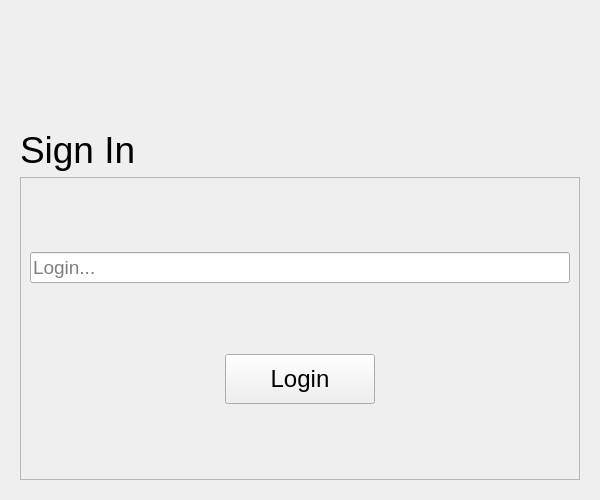
<?xml version="1.0" encoding="UTF-8"?>
<ui version="4.0">
 <class>Login</class>
 <widget class="QWidget" name="Login">
  <property name="geometry">
   <rect>
    <x>0</x>
    <y>0</y>
    <width>600</width>
    <height>500</height>
   </rect>
  </property>
  <property name="sizePolicy">
   <sizepolicy hsizetype="Fixed" vsizetype="Fixed">
    <horstretch>0</horstretch>
    <verstretch>0</verstretch>
   </sizepolicy>
  </property>
  <layout class="QGridLayout" name="gridLayout">
   <item row="0" column="0">
    <widget class="QWidget" name="widget" native="true">
     <property name="maximumSize">
      <size>
       <width>600</width>
       <height>500</height>
      </size>
     </property>
     <layout class="QVBoxLayout" name="verticalLayout_3">
      <item>
       <widget class="QLabel" name="loginLabel">
        <property name="sizePolicy">
         <sizepolicy hsizetype="Preferred" vsizetype="Preferred">
          <horstretch>0</horstretch>
          <verstretch>1</verstretch>
         </sizepolicy>
        </property>
        <property name="font">
         <font>
          <pointsize>28</pointsize>
         </font>
        </property>
        <property name="text">
         <string>Sign In</string>
        </property>
        <property name="alignment">
         <set>Qt::AlignmentFlag::AlignBottom|Qt::AlignmentFlag::AlignLeading|Qt::AlignmentFlag::AlignLeft</set>
        </property>
        <property name="margin">
         <number>25</number>
        </property>
        <property name="role" stdset="0">
         <string notr="true">title</string>
        </property>
       </widget>
      </item>
      <item>
       <widget class="QFrame" name="loginFrame">
        <property name="sizePolicy">
         <sizepolicy hsizetype="Preferred" vsizetype="Preferred">
          <horstretch>0</horstretch>
          <verstretch>2</verstretch>
         </sizepolicy>
        </property>
        <property name="frameShape">
         <enum>QFrame::Shape::StyledPanel</enum>
        </property>
        <property name="frameShadow">
         <enum>QFrame::Shadow::Raised</enum>
        </property>
        <property name="card" stdset="0">
         <bool>true</bool>
        </property>
        <layout class="QVBoxLayout" name="verticalLayout_2">
         <item>
          <widget class="QLineEdit" name="loginLineEdit">
           <property name="font">
            <font>
             <pointsize>14</pointsize>
            </font>
           </property>
           <property name="text">
            <string/>
           </property>
           <property name="placeholderText">
            <string>Login...</string>
           </property>
          </widget>
         </item>
         <item alignment="Qt::AlignmentFlag::AlignHCenter">
          <widget class="QPushButton" name="loginButton">
           <property name="sizePolicy">
            <sizepolicy hsizetype="Preferred" vsizetype="Preferred">
             <horstretch>0</horstretch>
             <verstretch>0</verstretch>
            </sizepolicy>
           </property>
           <property name="minimumSize">
            <size>
             <width>150</width>
             <height>50</height>
            </size>
           </property>
           <property name="maximumSize">
            <size>
             <width>150</width>
             <height>50</height>
            </size>
           </property>
           <property name="font">
            <font>
             <pointsize>18</pointsize>
            </font>
           </property>
           <property name="text">
            <string>Login</string>
           </property>
           <property name="iconName" stdset="0">
            <string notr="true">angle-right</string>
           </property>
          </widget>
         </item>
        </layout>
       </widget>
      </item>
     </layout>
    </widget>
   </item>
  </layout>
 </widget>
 <resources/>
 <connections/>
</ui>
